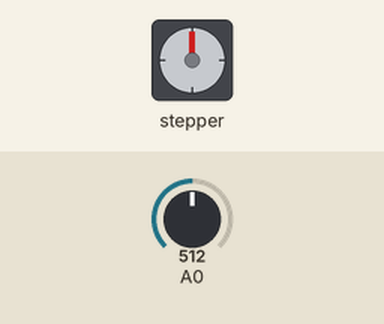
Simulated run of this sketch. Board: Arduino Uno, built with avr-gcc and run on an emulated ATmega328P. Parts: stepper motor. The inputs (shaded band) are chosen by the test bench; at power-on: A0 = 512. Stepper angles assume 200 steps per turn.

Above: at 1.8 s.
1.9 s: A0 set to 78
4.2 s: A0 set to 63
At 8.0 s:
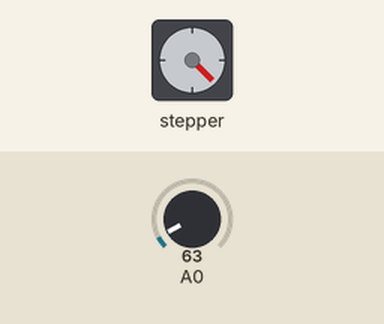
8.3 s: A0 set to 80
At 9.51 s:
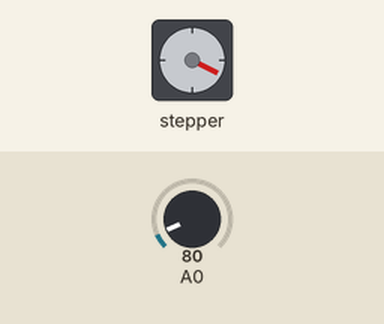
12.0 s: A0 set to 60
At 13.87 s:
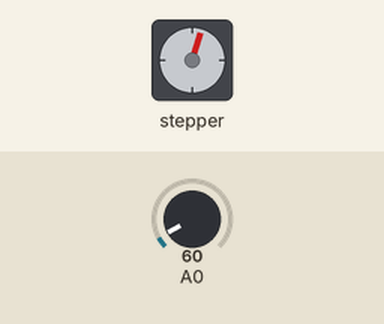
16.1 s: A0 set to 122
At 18.53 s:
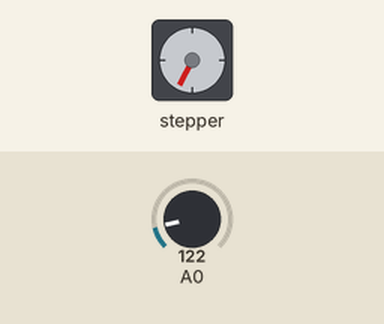
Timing chart, 0 to 20.9 s (numbered marks = the images above; inputs shaded):
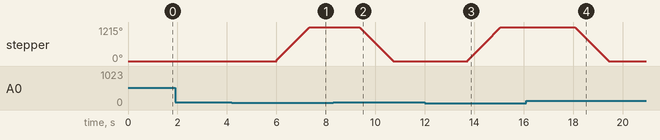

Measured:
- the behaviour switches between 70 and 69 on A0 (found by bisection; images 0 and 1)
- after the input at 1.9 s, every drawn part: stays the same
- after the input at 4.2 s, stepper: turns 1215° clockwise in 1.4 s, starting after 1.8 s
- after the input at 8.3 s, stepper: turns 1215° counter-clockwise in 1.4 s, starting after 1.1 s
- after the input at 12.0 s, stepper: turns 1215° clockwise in 1.4 s, starting after 1.7 s
- after the input at 16.1 s, stepper: turns 1215° counter-clockwise in 1.4 s, starting after 2.0 s

The sketch:

Blind_controller.ino
```cpp
#include <Stepper.h>

// change this to the number of steps on your motor
#define STEPS 200

// create an instance of the stepper class, specifying
// the number of steps of the motor and the pins it's
// attached to
Stepper stepper(STEPS, 8, 9, 10, 11);
boolean light = true;

void setup()
{
  // set the speed of the motor to 30 RPMs
  stepper.setSpeed(150);
// stepper.step(-20);
}

void loop()
{

  int LDRvalue = analogRead(0);
  Serial.println(LDRvalue);
  delay(1000);

  if (LDRvalue > 70 && light == false) {

  // move a number of steps equal to the change in the
  // sensor reading
  stepper.step(-675);

  light = true;

  }

  if (LDRvalue < 70 && light == true) {

  // move a number of steps equal to the change in the
  // sensor reading
  stepper.step(675);

  light = false;

  }

}
```
